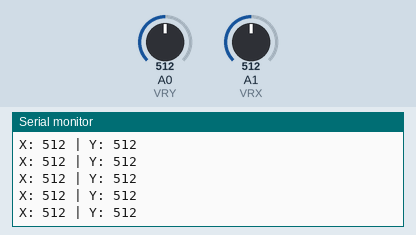
This sketch was run on a simulated Arduino Uno, built with avr-gcc and run on an emulated ATmega328P. On the bench: the last lines printed to the serial monitor. The test bench sets the inputs (shaded band); at power-on: A0 (VRY) = 512, A1 (VRX) = 512. No radio packets arrive unless stated.

Above: at 1.2 s.
1.3 s: A0 (VRY) set to 104
At 1.34 s:
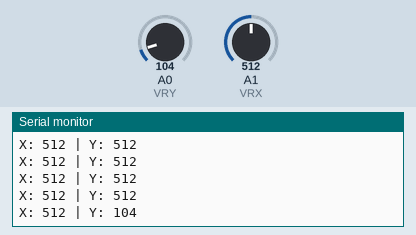
4.3 s: A0 (VRY) set to 93
At 4.3 s:
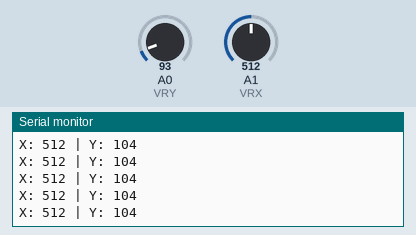
5.8 s: A1 (VRX) set to 992
At 5.83 s:
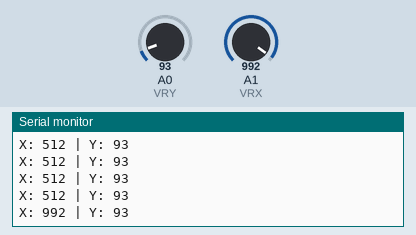
7.3 s: A1 (VRX) set to 1018
At 7.36 s:
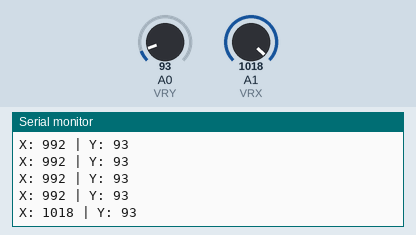
Timing chart, 0 to 9.8 s (numbered marks = the images above; inputs shaded):
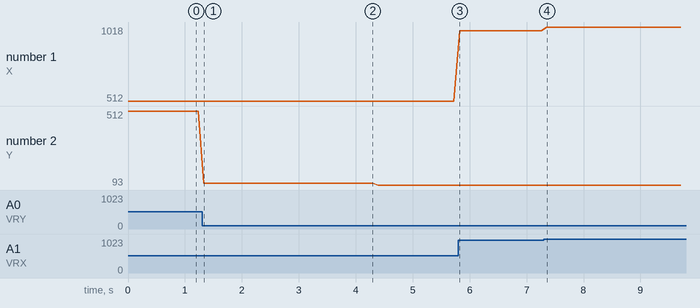

Measured:
- after the input at 1.3 s, the serial monitor: prints a new line at once (image 1)
- after the input at 5.8 s, the serial monitor: prints a new line at once (image 3)
- after the input at 7.3 s, the serial monitor: prints a new line after 0.06 s (image 4)
- plotted number 1: 512 → 992 after the input at 5.8 s, 992 → 1018 after the input at 7.3 s
- plotted number 2: 512 → 104 after the input at 1.3 s, 104 → 93 after the input at 4.3 s

The sketch:

transmittercode.ino
```cpp
#include <SPI.h>
#include <nRF24L01.h>
#include <RF24.h>

#define VRX A1  // Joystick X-axis
#define VRY A0  // Joystick Y-axis

RF24 radio(8, 9); // CE, CSN
const byte address[6] = "00001";

struct Data {
  int xAxis;
  int yAxis;
};

void setup() {
  Serial.begin(9600);
  radio.begin();
  radio.openWritingPipe(address);
  radio.setPALevel(RF24_PA_MIN);
  radio.stopListening();  // Transmitter mode
}

void loop() {
  Data joystickData;
  joystickData.xAxis = analogRead(VRX);
  joystickData.yAxis = analogRead(VRY);

  Serial.print("X: "); Serial.print(joystickData.xAxis);
  Serial.print(" | Y: "); Serial.println(joystickData.yAxis);

  radio.write(&joystickData, sizeof(joystickData));
  delay(100);  // Reduce lag
}
```
